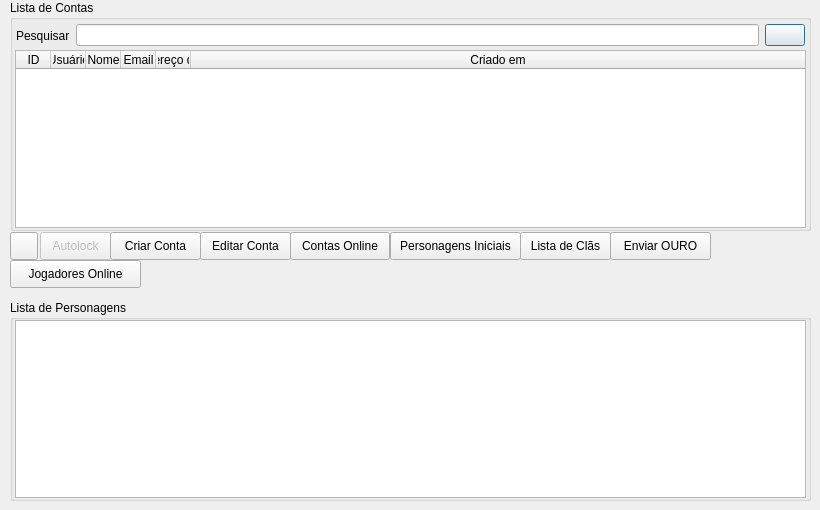
    <widget class="QWidget" name="page_3">
     <widget class="QPushButton" name="btnGM">
      <property name="enabled">
       <bool>true</bool>
      </property>
      <property name="geometry">
       <rect>
        <x>10</x>
        <y>232</y>
        <width>28</width>
        <height>28</height>
       </rect>
      </property>
      <property name="text">
       <string/>
      </property>
      <property name="icon">
       <iconset resource="icons.qrc">
        <normaloff>:/Icons/gm.png</normaloff>:/Icons/gm.png</iconset>
      </property>
     </widget>
     <widget class="QGroupBox" name="groupBox_8">
      <property name="geometry">
       <rect>
        <x>10</x>
        <y>0</y>
        <width>801</width>
        <height>231</height>
       </rect>
      </property>
      <property name="title">
       <string>Lista de Contas</string>
      </property>
      <widget class="QTableWidget" name="tableContas">
       <property name="geometry">
        <rect>
         <x>5</x>
         <y>50</y>
         <width>791</width>
         <height>178</height>
        </rect>
       </property>
       <property name="verticalScrollBarPolicy">
        <enum>Qt::ScrollBarAsNeeded</enum>
       </property>
       <property name="horizontalScrollBarPolicy">
        <enum>Qt::ScrollBarAlwaysOff</enum>
       </property>
       <property name="editTriggers">
        <set>QAbstractItemView::NoEditTriggers</set>
       </property>
       <property name="alternatingRowColors">
        <bool>false</bool>
       </property>
       <property name="selectionMode">
        <enum>QAbstractItemView::SingleSelection</enum>
       </property>
       <property name="selectionBehavior">
        <enum>QAbstractItemView::SelectRows</enum>
       </property>
       <property name="wordWrap">
        <bool>false</bool>
       </property>
       <attribute name="horizontalHeaderDefaultSectionSize">
        <number>35</number>
       </attribute>
       <attribute name="horizontalHeaderStretchLastSection">
        <bool>true</bool>
       </attribute>
       <attribute name="verticalHeaderDefaultSectionSize">
        <number>22</number>
       </attribute>
       <column>
        <property name="text">
         <string>ID</string>
        </property>
       </column>
       <column>
        <property name="text">
         <string>Usuário</string>
        </property>
       </column>
       <column>
        <property name="text">
         <string>Nome</string>
        </property>
       </column>
       <column>
        <property name="text">
         <string>Email</string>
        </property>
       </column>
       <column>
        <property name="text">
         <string>Endereço de IP</string>
        </property>
       </column>
       <column>
        <property name="text">
         <string>Criado em</string>
        </property>
       </column>
      </widget>
      <widget class="QWidget" name="horizontalLayoutWidget">
       <property name="geometry">
        <rect>
         <x>0</x>
         <y>20</y>
         <width>801</width>
         <height>31</height>
        </rect>
       </property>
       <layout class="QHBoxLayout" name="horizontalLayout">
        <property name="leftMargin">
         <number>6</number>
        </property>
        <property name="rightMargin">
         <number>6</number>
        </property>
        <item>
         <widget class="QLabel" name="label_23">
          <property name="text">
           <string>Pesquisar</string>
          </property>
         </widget>
        </item>
        <item>
         <widget class="QLineEdit" name="txtPesquisar">
          <property name="placeholderText">
           <string/>
          </property>
          <property name="clearButtonEnabled">
           <bool>true</bool>
          </property>
         </widget>
        </item>
        <item>
         <widget class="QPushButton" name="btnPesquisar">
          <property name="text">
           <string/>
          </property>
          <property name="icon">
           <iconset resource="icons.qrc">
            <normaloff>:/Icons/Zoom_32x32.png</normaloff>:/Icons/Zoom_32x32.png</iconset>
          </property>
          <property name="autoDefault">
           <bool>true</bool>
          </property>
          <property name="default">
           <bool>true</bool>
          </property>
          <property name="flat">
           <bool>false</bool>
          </property>
         </widget>
        </item>
       </layout>
      </widget>
     </widget>
     <widget class="QPushButton" name="btnContasOnline">
      <property name="geometry">
       <rect>
        <x>290</x>
        <y>232</y>
        <width>100</width>
        <height>28</height>
       </rect>
      </property>
      <property name="text">
       <string>Contas Online</string>
      </property>
      <property name="icon">
       <iconset resource="icons.qrc">
        <normaloff>:/Icons/IconSetSigns3_16x16.png</normaloff>:/Icons/IconSetSigns3_16x16.png</iconset>
      </property>
     </widget>
     <widget class="QPushButton" name="pushButton_8">
      <property name="geometry">
       <rect>
        <x>390</x>
        <y>232</y>
        <width>131</width>
        <height>28</height>
       </rect>
      </property>
      <property name="text">
       <string>Personagens Iniciais</string>
      </property>
      <property name="icon">
       <iconset resource="icons.qrc">
        <normaloff>:/Icons/UserGroup_32x32.png</normaloff>:/Icons/UserGroup_32x32.png</iconset>
      </property>
     </widget>
     <widget class="QPushButton" name="btnAutoLock">
      <property name="enabled">
       <bool>false</bool>
      </property>
      <property name="geometry">
       <rect>
        <x>40</x>
        <y>232</y>
        <width>71</width>
        <height>28</height>
       </rect>
      </property>
      <property name="text">
       <string>Autolock</string>
      </property>
      <property name="icon">
       <iconset resource="icons.qrc">
        <normaloff>:/Icons/lock.png</normaloff>:/Icons/lock.png</iconset>
      </property>
     </widget>
     <widget class="QPushButton" name="btnCriarConta">
      <property name="geometry">
       <rect>
        <x>110</x>
        <y>232</y>
        <width>91</width>
        <height>28</height>
       </rect>
      </property>
      <property name="text">
       <string>Criar Conta</string>
      </property>
      <property name="icon">
       <iconset resource="icons.qrc">
        <normaloff>:/Icons/group_add.png</normaloff>:/Icons/group_add.png</iconset>
      </property>
     </widget>
     <widget class="QPushButton" name="btnEditarConta">
      <property name="enabled">
       <bool>true</bool>
      </property>
      <property name="geometry">
       <rect>
        <x>200</x>
        <y>232</y>
        <width>91</width>
        <height>28</height>
       </rect>
      </property>
      <property name="styleSheet">
       <string notr="true"/>
      </property>
      <property name="text">
       <string>Editar Conta</string>
      </property>
      <property name="icon">
       <iconset resource="icons.qrc">
        <normaloff>:/Icons/EditContact_32x32.png</normaloff>:/Icons/EditContact_32x32.png</iconset>
      </property>
     </widget>
     <widget class="QGroupBox" name="groupBox_9">
      <property name="geometry">
       <rect>
        <x>10</x>
        <y>300</y>
        <width>801</width>
        <height>201</height>
       </rect>
      </property>
      <property name="title">
       <string>Lista de Personagens</string>
      </property>
      <widget class="QTableWidget" name="tableRoles">
       <property name="geometry">
        <rect>
         <x>5</x>
         <y>20</y>
         <width>791</width>
         <height>178</height>
        </rect>
       </property>
       <property name="horizontalScrollBarPolicy">
        <enum>Qt::ScrollBarAlwaysOff</enum>
       </property>
       <property name="editTriggers">
        <set>QAbstractItemView::NoEditTriggers</set>
       </property>
       <property name="selectionMode">
        <enum>QAbstractItemView::SingleSelection</enum>
       </property>
       <property name="selectionBehavior">
        <enum>QAbstractItemView::SelectRows</enum>
       </property>
       <property name="textElideMode">
        <enum>Qt::ElideMiddle</enum>
       </property>
       <property name="wordWrap">
        <bool>false</bool>
       </property>
       <property name="columnCount">
        <number>8</number>
       </property>
       <attribute name="horizontalHeaderVisible">
        <bool>false</bool>
       </attribute>
       <attribute name="horizontalHeaderCascadingSectionResizes">
        <bool>false</bool>
       </attribute>
       <attribute name="horizontalHeaderMinimumSectionSize">
        <number>1</number>
       </attribute>
       <attribute name="horizontalHeaderDefaultSectionSize">
        <number>35</number>
       </attribute>
       <attribute name="horizontalHeaderHighlightSections">
        <bool>true</bool>
       </attribute>
       <attribute name="horizontalHeaderShowSortIndicator" stdset="0">
        <bool>false</bool>
       </attribute>
       <attribute name="horizontalHeaderStretchLastSection">
        <bool>true</bool>
       </attribute>
       <attribute name="verticalHeaderVisible">
        <bool>false</bool>
       </attribute>
       <attribute name="verticalHeaderDefaultSectionSize">
        <number>22</number>
       </attribute>
       <column>
        <property name="text">
         <string>ID</string>
        </property>
        <property name="textAlignment">
         <set>AlignCenter</set>
        </property>
       </column>
       <column>
        <property name="text">
         <string>Nome</string>
        </property>
        <property name="textAlignment">
         <set>AlignCenter</set>
        </property>
       </column>
       <column>
        <property name="text">
         <string>Nível</string>
        </property>
        <property name="textAlignment">
         <set>AlignCenter</set>
        </property>
       </column>
       <column>
        <property name="text">
         <string>Classe</string>
        </property>
        <property name="textAlignment">
         <set>AlignCenter</set>
        </property>
       </column>
       <column>
        <property name="text">
         <string>Cultivo</string>
        </property>
        <property name="textAlignment">
         <set>AlignCenter</set>
        </property>
       </column>
       <column>
        <property name="text">
         <string>Clã</string>
        </property>
        <property name="textAlignment">
         <set>AlignCenter</set>
        </property>
       </column>
       <column>
        <property name="text">
         <string>Reputação</string>
        </property>
        <property name="textAlignment">
         <set>AlignCenter</set>
        </property>
       </column>
       <column>
        <property name="text">
         <string>Criado em</string>
        </property>
        <property name="textAlignment">
         <set>AlignCenter</set>
        </property>
       </column>
      </widget>
     </widget>
     <widget class="QPushButton" name="pushButton_9">
      <property name="geometry">
       <rect>
        <x>520</x>
        <y>232</y>
        <width>91</width>
        <height>28</height>
       </rect>
      </property>
      <property name="text">
       <string>Lista de Clãs</string>
      </property>
      <property name="icon">
       <iconset resource="icons.qrc">
        <normaloff>:/Icons/BOContact2_32x32.png</normaloff>:/Icons/BOContact2_32x32.png</iconset>
      </property>
     </widget>
     <widget class="QPushButton" name="pushButton_10">
      <property name="geometry">
       <rect>
        <x>610</x>
        <y>232</y>
        <width>101</width>
        <height>28</height>
       </rect>
      </property>
      <property name="text">
       <string>Enviar OURO</string>
      </property>
      <property name="icon">
       <iconset resource="icons.qrc">
        <normaloff>:/Icons/coins_add.png</normaloff>:/Icons/coins_add.png</iconset>
      </property>
     </widget>
     <widget class="QPushButton" name="btnContasOnline_2">
      <property name="geometry">
       <rect>
        <x>10</x>
        <y>260</y>
        <width>131</width>
        <height>28</height>
       </rect>
      </property>
      <property name="text">
       <string>Jogadores Online</string>
      </property>
      <property name="icon">
       <iconset resource="icons.qrc">
        <normaloff>:/Icons/IconSetSigns3_16x16.png</normaloff>:/Icons/IconSetSigns3_16x16.png</iconset>
      </property>
     </widget>
    </widget>
